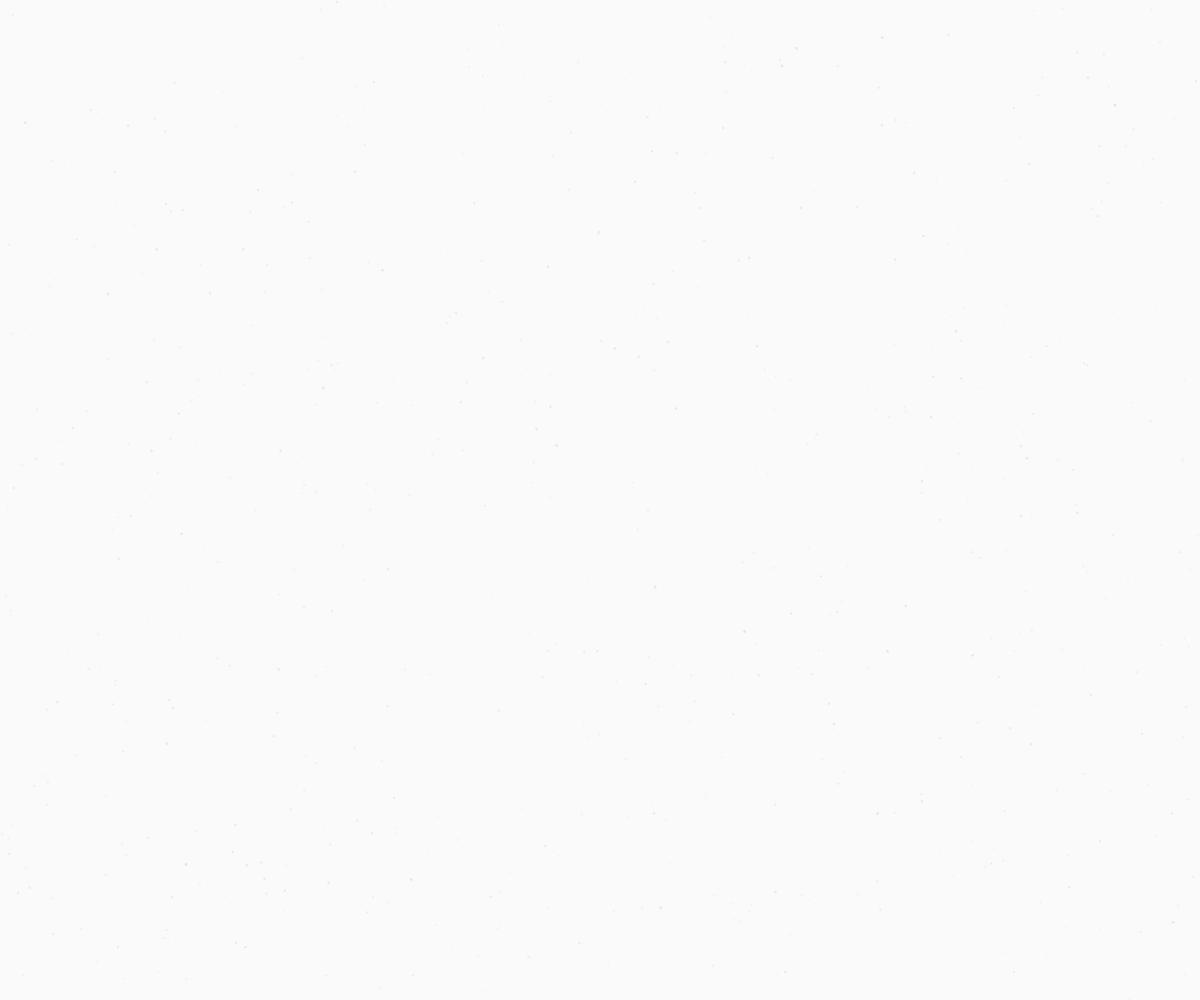
Frame 1 (no input)
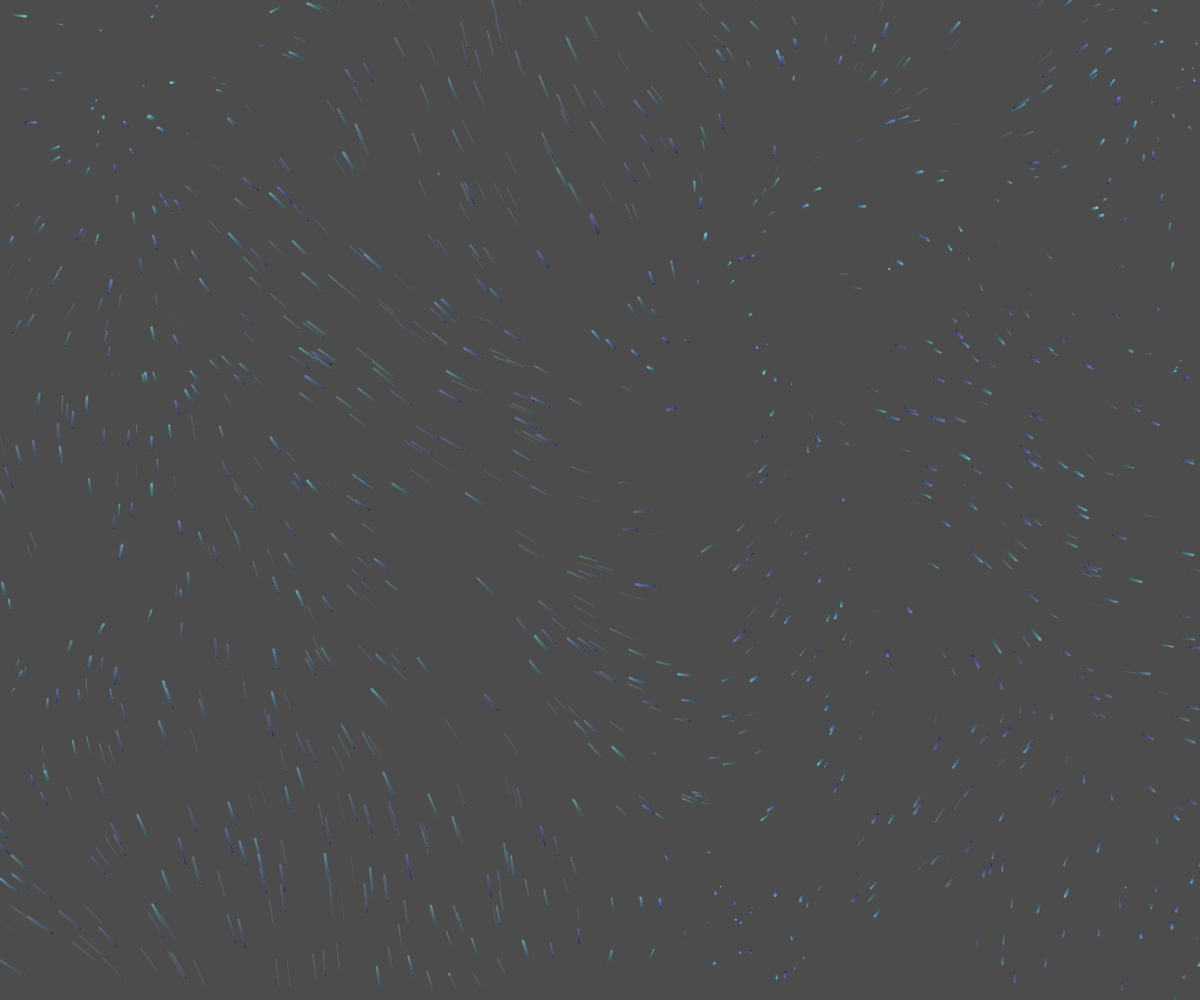
Frame 60 (no input)
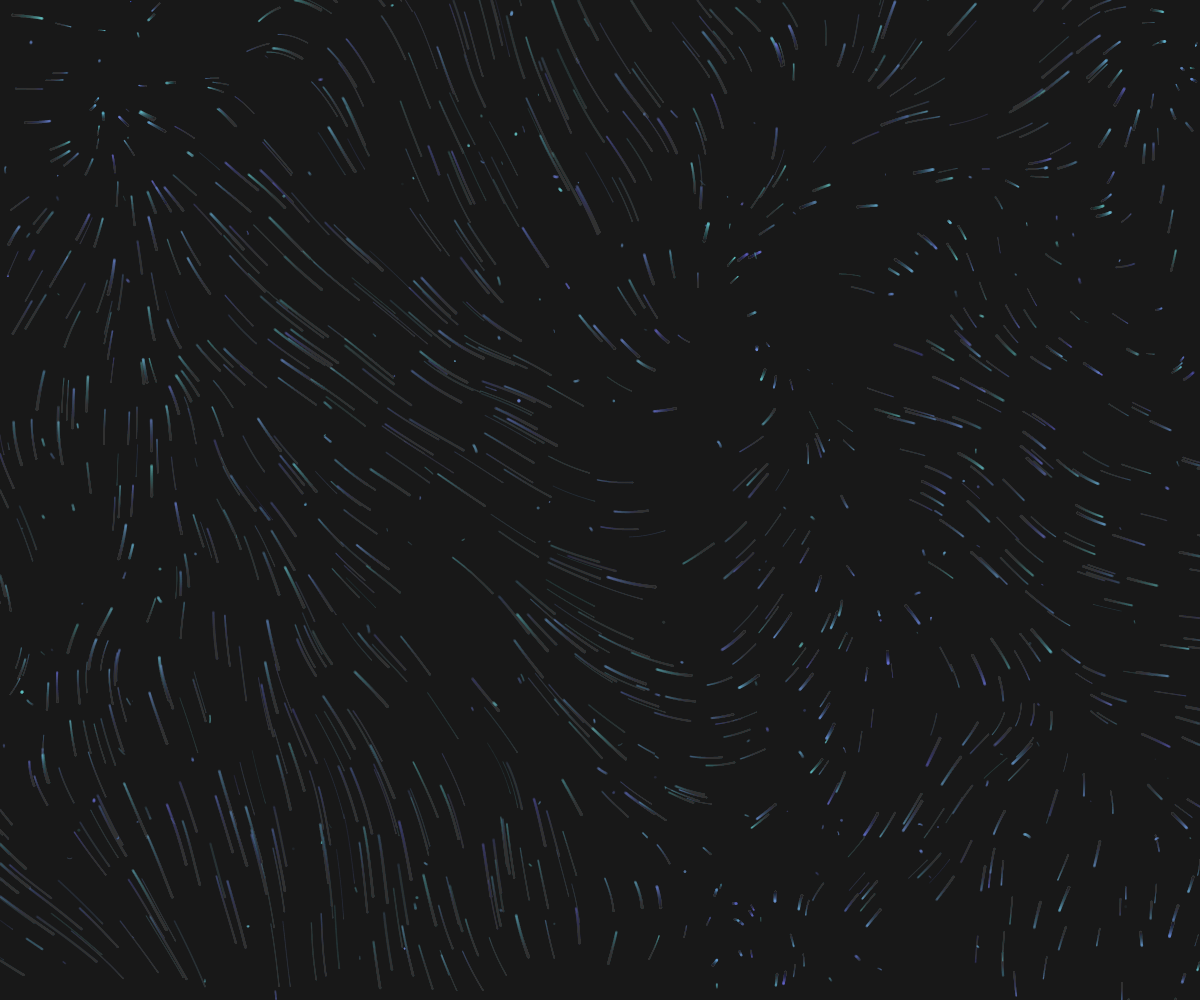
Frame 120 (the mouse pressed at the canvas centre since frame 60)

The p5.js sketch that drew these frames (run headless with seeded random() and noise() and a simulated clock; from frame 60 on, the mouse is pressed at the canvas centre):

// p5.js sketch
// ── sketch.js
let particles = [];
let noiseScale = 0.002;
let noiseStrength = 0.1;
let wordForms = [];
let wordTimer = 0;

function setup() {
  createCanvas(windowWidth, windowHeight);
  colorMode(HSB, 360, 100, 100, 1);
  
  // Preallocate particles
  for (let i = 0; i < 1000; i++) {
    particles.push({
      pos: createVector(random(width), random(height)),
      vel: createVector(0, 0),
      size: random(1, 3),
      hue: random(180, 240),
      alpha: random(0.05, 0.2),
      age: random(100)
    });
  }
  
  // Predefined word-like shapes
  wordForms = [
    { shape: [], name: "steam" },
    { shape: [], name: "mist" },
    { shape: [], name: "fog" },
    { shape: [], name: "vapor" }
  ];
}

function draw() {
  // Semi-transparent background for trail effect
  background(0, 0, 0, 0.02);
  
  // Update and display particles
  for (let i = 0; i < particles.length; i++) {
    let p = particles[i];
    
    // Noise-based movement
    let nx = noise(p.pos.x * noiseScale, p.pos.y * noiseScale) - 0.5;
    let ny = noise(p.pos.x * noiseScale + 1000, p.pos.y * noiseScale + 1000) - 0.5;
    
    p.vel.x += nx * noiseStrength;
    p.vel.y += ny * noiseStrength;
    
    // Apply velocity
    p.pos.add(p.vel);
    
    // Add some damping
    p.vel.mult(0.95);
    
    // Boundary check and reset
    if (p.pos.x < 0 || p.pos.x > width ||
        p.pos.y < 0 || p.pos.y > height) {
      p.pos.set(random(width), random(height));
      p.vel.set(0, 0);
    }
    
    // Age the particle
    p.age++;
    if (p.age > 200) {
      p.age = 0;
      p.pos.set(random(width), random(height));
    }
    
    // Draw particle
    noStroke();
    fill(p.hue, 50, 90, p.alpha);
    ellipse(p.pos.x, p.pos.y, p.size);
  }
  
  // Occasionally form words
  wordTimer++;
  if (wordTimer > 300) {
    wordTimer = 0;
    
    // Fade out previous word forms
    for (let i = 0; i < wordForms.length; i++) {
      if (random() > 0.95) {
        wordForms[i].shape = [];
      }
    }
    
    // Create new shapes
    for (let i = 0; i < wordForms.length; i++) {
      if (wordForms[i].shape.length === 0 && random() > 0.7) {
        wordForms[i].shape = createWordShape(i);
      }
    }
  }
  
  // Draw current word forms
  for (let form of wordForms) {
    if (form.shape.length > 0) {
      stroke(200, 30, 80, 0.1);
      noFill();
      beginShape();
      for (let pt of form.shape) {
        vertex(pt.x, pt.y);
      }
      endShape(CLOSE);
    }
  }
}

function createWordShape(index) {
  // Simple approximation of word shapes using points
  let shape = [];
  let numPoints = 5 + index * 2;
  
  for (let i = 0; i < numPoints; i++) {
    let angle = map(i, 0, numPoints, 0, TWO_PI);
    let radius = random(10, 40);
    let x = cos(angle) * radius + width/2;
    let y = sin(angle) * radius + height/2;
    
    shape.push({x, y});
  }
  
  return shape;
}

function windowResized() {
  resizeCanvas(windowWidth, windowHeight);
}
